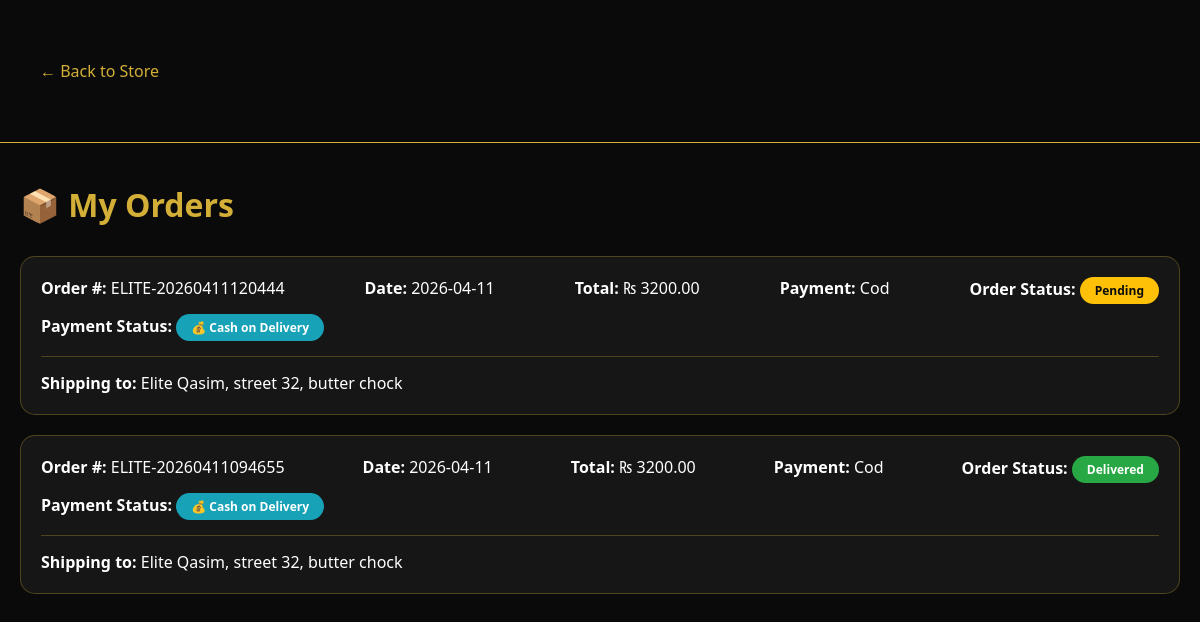
The app's page /my_orders (signed in) with its own data.
### tables this page shows
CREATE TABLE orders (
        id INTEGER PRIMARY KEY AUTOINCREMENT,
        order_number TEXT UNIQUE NOT NULL,
        user_id INTEGER,
        first_name TEXT NOT NULL,
        last_name TEXT NOT NULL,
        email TEXT NOT NULL,
        phone TEXT NOT NULL,
        address TEXT NOT NULL,
        landmark TEXT,
        city TEXT NOT NULL,
        postal_code TEXT,
        delivery_instructions TEXT,
        payment_method TEXT NOT NULL,
        total_amount REAL NOT NULL,
        status TEXT DEFAULT 'pending',
        payment_status TEXT DEFAULT 'pending',
        receipt_image TEXT,
        review_sent INTEGER DEFAULT 0,
        created_at TIMESTAMP DEFAULT CURRENT_TIMESTAMP, delivery_charge REAL DEFAULT 0, subtotal REAL DEFAULT 0,
        FOREIGN KEY (user_id) REFERENCES users(id));

### app.py (the view)
@app.route('/my_orders')
@user_login_required
def my_orders():
    conn = get_db()
    orders = conn.execute('SELECT * FROM orders WHERE user_id = ? ORDER BY created_at DESC',
                         (session.get('user_id'),)).fetchall()
    conn.close()
    return render_template('my_orders.html', orders=orders)

### app.py (called while the page is built)
def get_db():
    conn = sqlite3.connect('jewelry.db')
    conn.row_factory = sqlite3.Row
    return conn

def user_login_required(f):
    @wraps(f)
    def decorated_function(*args, **kwargs):
        if not session.get('user_id'):
            flash('Please login or create an account to continue!', 'error')
            return redirect(url_for('user_login'))
        return f(*args, **kwargs)
    return decorated_function

### templates/my_orders.html (shortened to what this page needs)
<!DOCTYPE html>
<html lang="en">
<head>
</head>
<body>
    <div class="header">
        <div class="container"><a href="/" style="color: #d4af37; text-decoration: none;">← Back to Store</a></div>
    </div>
    <div class="container">
        <h1>📦 My Orders</h1>
        {% if orders %}
            {% for order in orders %}
            <div class="order-card">
                <div class="order-header">
                    <div><strong>Order #:</strong> {{ order.order_number }}</div>
                    <div><strong>Date:</strong> {{ order.created_at[:10] }}</div>
                    <div><strong>Total:</strong> ₨ {{ "%.2f"|format(order.total_amount) }}</div>
                    <div><strong>Payment:</strong> {{ order.payment_method|capitalize }}</div>
                    <div>
                        <strong>Order Status:</strong>
                        <span class="status order-status {{ order.status }}">{{ order.status|capitalize }}</span>
                    </div>
                    <div>
                        <strong>Payment Status:</strong>
                        {% if order.payment_method == 'cod' %}
                            <span class="status payment-status cod">💰 Cash on Delivery</span>
                        {% elif order.payment_status == 'confirmed' %}
                            <span class="status payment-status confirmed">✅ Paid (Confirmed)</span>
                        {% else %}
                            <span class="status payment-status pending">⏳ Pending (Awaiting Confirmation)</span>
                        {% endif %}
                    </div>
                </div>
                <div><strong>Shipping to:</strong> {{ order.first_name }} {{ order.last_name }}, {{ order.address }}, {{ order.city }}</div>
            </div>
            {% endfor %}
        {% else %}
            <div class="no-orders">
                <h2>📭 No orders yet!</h2>
                <p>Start shopping to see your orders here.</p>
                <a href="/" class="btn">Start Shopping →</a>
            </div>
        {% endif %}
    </div>
</body>
</html>

### templates/my_orders.html (style rules this page uses)
* { margin: 0; padding: 0; box-sizing: border-box; }
body { font-family: 'Segoe UI', Tahoma, Geneva, Verdana, sans-serif; background: #0a0a0a; color: white; }
.header { background: rgba(10,10,10,0.95); padding: 20px; border-bottom: 1px solid #d4af37; }
.container { max-width: 1200px; margin: 40px auto; padding: 0 20px; }
h1 { color: #d4af37; margin-bottom: 30px; }
.order-card { background: rgba(255,255,255,0.05); border-radius: 15px; padding: 20px; margin-bottom: 20px; border: 1px solid rgba(212,175,55,0.3); }
.order-header { display: flex; justify-content: space-between; flex-wrap: wrap; padding-bottom: 15px; border-bottom: 1px solid rgba(212,175,55,0.3); margin-bottom: 15px; gap: 10px; }
.status { padding: 5px 15px; border-radius: 20px; font-size: 12px; font-weight: bold; display: inline-block; }
.order-status.pending { background: #ffc107; color: #0a0a0a; }
.order-status.delivered { background: #28a745; color: white; }
.payment-status.cod { background: #17a2b8; color: white; }

### records on screen
orders: order_number "ELITE-20260411120444", created_at "2026-04-11", total_amount "3200.00", payment_method "Cod", status "Pending", shows "💰 Cash on Delivery", first_name "Elite", last_name "Qasim", address "street 32", city "butter chock"
orders: order_number "ELITE-20260411094655", created_at "2026-04-11", total_amount "3200.00", payment_method "Cod", status "Delivered", shows "💰 Cash on Delivery", first_name "Elite", last_name "Qasim", address "street 32", city "butter chock"
